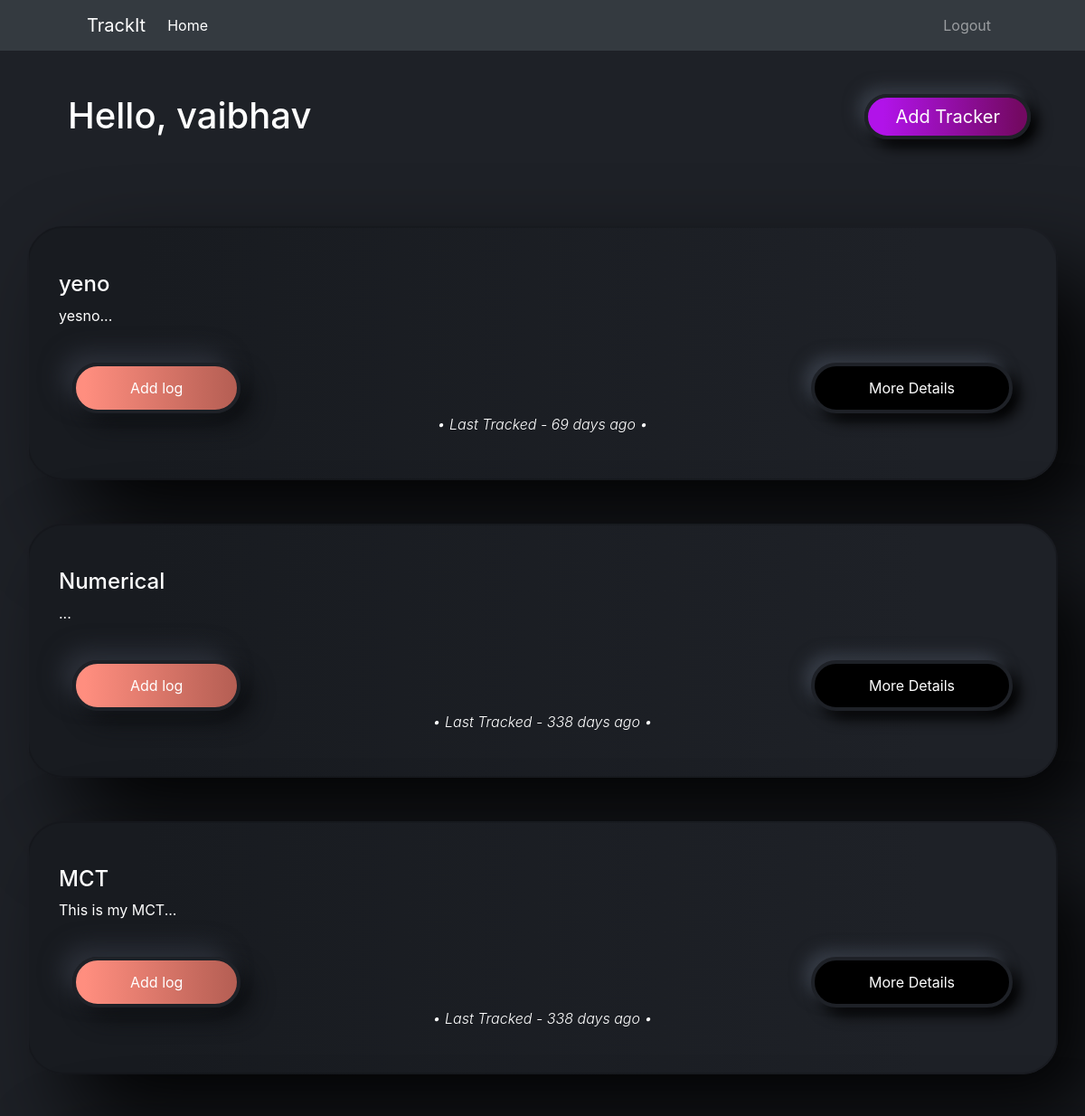
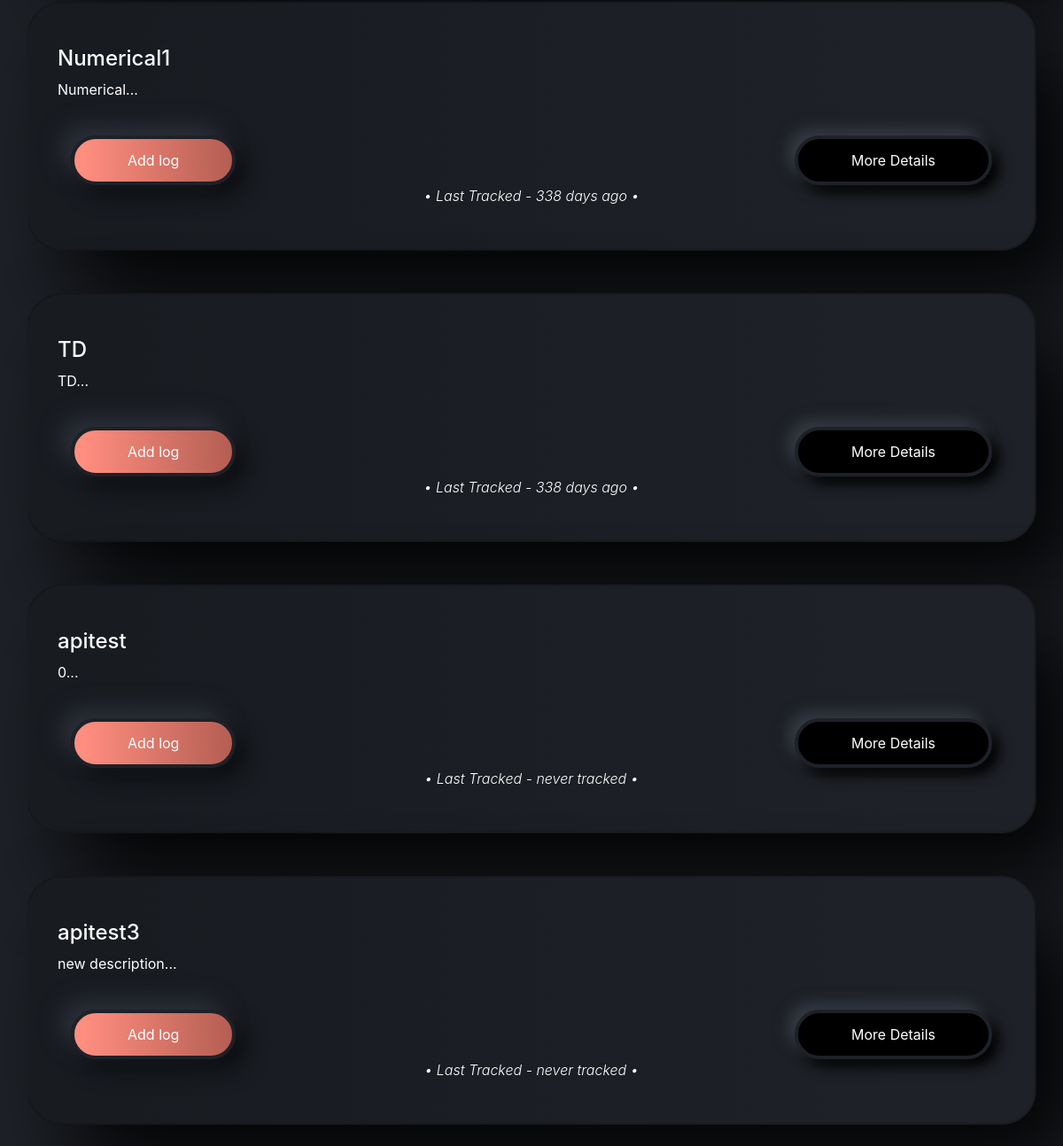
Screenshot of /home (signed in) with the database file from the repository (2 pictures, top to bottom).
### application/models.py (models this page shows, shortened)
class User(db.Model, UserMixin):
    __tablename__ = 'user'
    id = db.Column(db.Integer, autoincrement=True, primary_key=True)
    username = db.Column(db.String, unique=True, nullable=False)
    password = db.Column(db.String(20), nullable=True)
    trackers = db.relationship('Tracker', backref='user', lazy=True)

class Tracker(db.Model):
    __tablename__ = 'tracker'
    id = db.Column(db.Integer, autoincrement=True, primary_key=True)
    name = db.Column(db.String, nullable=False)
    description = db.Column(db.String(1000))
    tracker_type = db.Column(db.String, nullable=False)
    settings = db.Column(db.String, default=None)
    user_id = db.Column(db.Integer, db.ForeignKey('user.id', ondelete="CASCADE"), nullable=False)
    logs = db.relationship('Log', backref='tracker', lazy=True)

class Log(db.Model):
    __tablename__ = 'log'
    id = db.Column(db.Integer, autoincrement=True, primary_key=True)
    tracker_id = db.Column(db.Integer, db.ForeignKey('tracker.id', ondelete="CASCADE"), nullable=False)
    timestamp = db.Column(db.DateTime, nullable=False, default=datetime.utcnow)
    value = db.Column(db.String, nullable=False)
    note = db.Column(db.String(1000))

### application/controllers.py (the view)
@app.route('/')
@app.route('/home')
@login_required
def home():
	trackers = Tracker.query.filter_by(user_id=current_user.id)
	logs = Log.query.all()
	return render_template("home.html", trackers=trackers, logs=logs, title="Home Page")

### application/controllers.py (called while the page is built)
@login_manager.user_loader
def load_user(user_id):
	return User.query.get(int(user_id))

@app.template_filter()
def get_latest_time(timestamp):
	timediff = datetime.now()-timestamp
	if timediff > timedelta(days=1):
		val = str(datetime.now()-timestamp).split(", ")[0]
	else:
		val = str(datetime.now()-timestamp).split(".")[0]
	return (val)

### application/templates/home.html
{% extends "base.html"%}
{% set active_page = "home" %}
{% block content %}
<div class="row mx-auto container">
	<div class="col">
		<h1 class="container mt-5">Hello, {{ current_user.username }}</h1>
	</div>
	<div class="col ">
		<a href="{{url_for('add_tracker')}}" class=" my-button-success btn btn-lg my-5 float-right sec-button">Add Tracker</a>
	</div>
</div>
{% for tracker in trackers %}
{% set latest_log = tracker.logs[-1].timestamp if tracker.logs else "never tracked" %}
<a href="{{ url_for('tracker', tracker_id=tracker.id) }}" style="color:white;">
<div class="container card p-5 mt-5">
	<div class="row">
		<h4>{{tracker.name}}</h4>
	</div>
	<div class="row">
		<p>{{tracker.description[0:40]}}...</p>
	</div>
	<br>
	<div class="row">
		<div class="col">
			<a type="button" class="btn btn-primary my-button"
			style="padding: 12px 60px;" href="{{ url_for('add_log', tracker_id=tracker.id) }}">
	  		Add log
	  	</a>
		</div>
		<div class="col ">
			<a type="button" class="btn btn-primary float-right sec2-button" style="padding: 12px 60px;" href="{{ url_for('tracker', tracker_id=tracker.id) }}">
	  		More Details
	  	</a>
		</div>
	</div>
	<div class="row justify-content-center font-italic font-weight-light">
		<p class="m-0">•  Last Tracked - {{ latest_log if latest_log == "never tracked" else latest_log|get_latest_time + " ago" }}  •</p>
	</div>
</div>
</a>
{% endfor %}
<br>
{% endblock %}

### application/templates/base.html (shortened to what this page needs)
<!doctype html>
<html lang="en">
  <head>
    <link rel="stylesheet" href="https://cdn.jsdelivr.net/npm/bootstrap@4.6.1/dist/css/bootstrap.min.css">
    <link rel="stylesheet" type="text/css" href="{{ url_for('static',filename='styles/style.css') }}" />
  </head>
  <body>
  <nav class="navbar navbar-expand-md navbar-dark bg-dark">
      <a class="navbar-brand" href="#" style="margin-left: 80px;">TrackIt</a>
      <div class="collapse navbar-collapse" id="navbarNav">
        <ul class="navbar-nav mr-auto" >
            <li class="nav-item {{'active' if active_page == 'home' else ''}}">
                <a class="nav-link" href="{{ url_for('home') }}">Home <span class="sr-only">(current)</span></a>
            </li>
        </ul>
        {% if not current_user.is_authenticated %}
        <ul class="navbar-nav" style="margin-right: 80px;">
            <li class="nav-item">
                <a class="nav-link" href="{{ url_for('login') }}">Login</a>
            </li>
            <li class="nav-item">
                <a class="nav-link" href="{{ url_for('register') }}">Register</a>
            </li>
        </ul>
        {% else %}
        <ul class="navbar-nav" style="margin-right: 80px;">
            <li class="nav-item">
                <a class="nav-link" href="{{ url_for('logout') }}">Logout</a>
            </li>
        </ul>
        {% endif %}
      </div>
  </nav>
    {% block content %} {% endblock %}
  </body>
</html>

### application/static/styles/style.css (style rules this page uses)
body { background-color: #1e2127; color: white; }
.my-button { background: linear-gradient(90deg, #FF8E7F 5.43%, #B45E53 100%); border: 4px solid #1E2127; box-sizing: border-box; box-shadow: -12px -12px 24px #2B2F38, 12px 12px 24px #0D0F12; border-radius: 40px; padding: 8px 40px; color: white; }
.card { background: linear-gradient(90.09deg, #181B20 10.49%, #1E2127 87.19%); border: 2px solid rgba(0, 0, 0, 0.14); box-sizing: border-box; box-shadow: 50px 50px 100px rgba(0, 0, 0, 0.9); border-radius: 40px; color: white; }
.my-button-success { background: linear-gradient(271.23deg, #0F41A2 1.3%, #1276AE 92.86%); padding: 6px 30px; border: 4px solid #1E2127; box-sizing: border-box; box-shadow: -8px -8px 16px rgba(57, 63, 74, 0.82), 8px 8px 16px #000000; border-radius: 40px; color: white; }
.sec-button { background: linear-gradient(90.87deg, #B113E9 9.8%, #740963 95.06%); border: 4px solid #1E2127; box-sizing: border-box; box-shadow: -8px -8px 16px rgba(57, 63, 74, 0.82), 8px 8px 16px #000000; border-radius: 40px; }
.sec2-button { background-color: black; border: 4px solid #1E2127; box-sizing: border-box; box-shadow: -8px -8px 16px rgba(57, 63, 74, 0.82), 8px 8px 16px #000000; border-radius: 40px; color: white; }

### rows the page displays
User: username "vaibhav"
Tracker: name "yeno", description "yesno"
Log: timestamp "69 days ago"
Tracker: name "Numerical"
Log: timestamp "338 days ago"
Tracker: name "MCT", description "This is my MCT"
Log: timestamp "338 days ago"
Tracker: name "Numerical1", description "Numerical"
Log: timestamp "338 days ago"
Tracker: name "TD", description "TD"
Log: timestamp "338 days ago"
Tracker: name "apitest", description "0", latest_log "never tracked"
Tracker: name "apitest3", description "new description", latest_log "never tracked"
